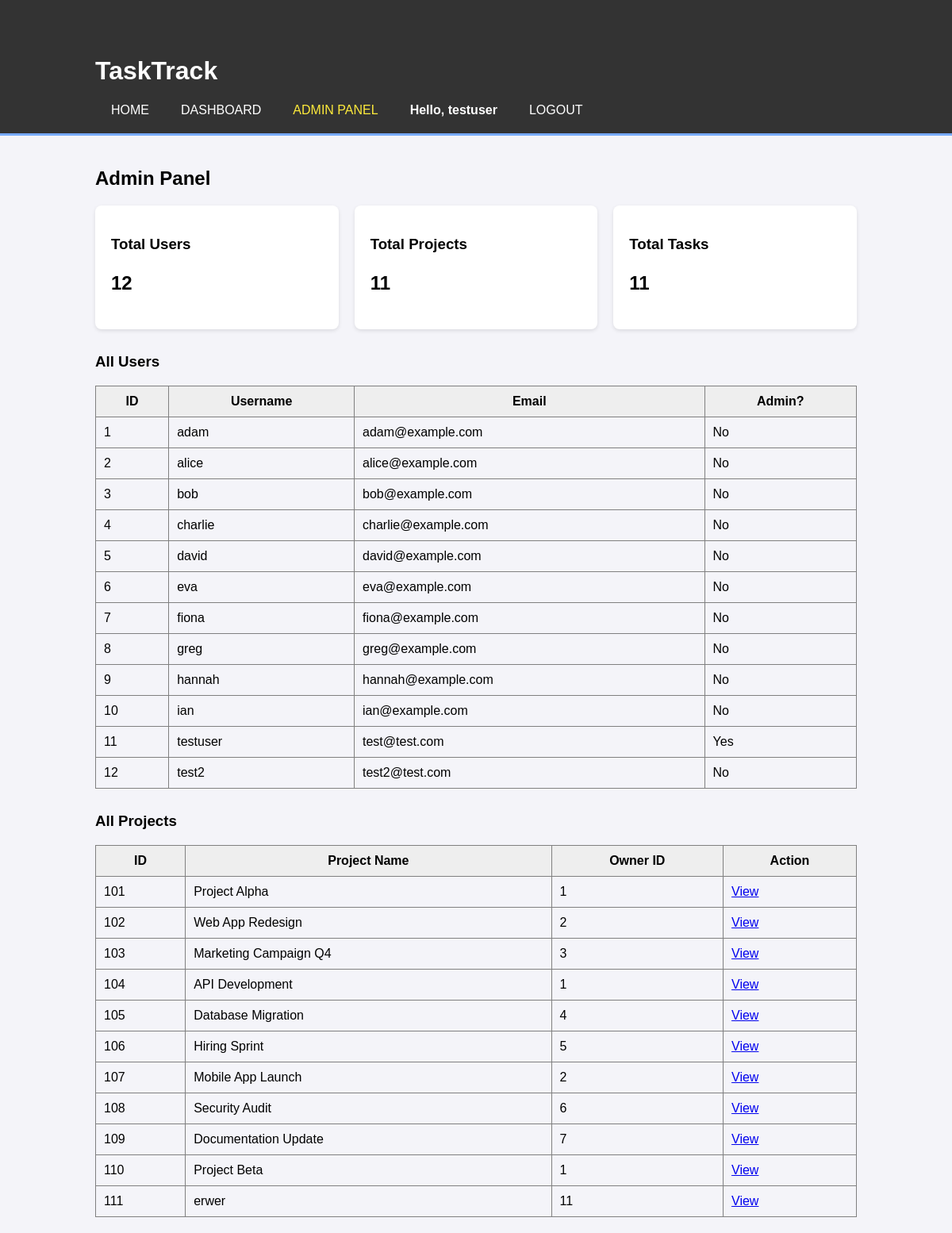
Screenshot of /admin (signed in) with the database file from the repository.
### tables this page shows
CREATE TABLE users (
    user_id INTEGER PRIMARY KEY,
    username TEXT NOT NULl UNIQUE,
    email TEXT NOT NULL UNIQUE,
    password_hash TEXT NOT NULL,
    date_created TEXT NOT NULL
, is_admin INTEGER DEFAULT 0);

CREATE TABLE projects (
    project_id INTEGER PRIMARY KEY,
    project_name TEXT NOT NULL,
    description TEXT,
    owner_id INTEGER NOT NULL,
    created_at TEXT NOT NULL,
    FOREIGN KEY (owner_id) REFERENCES users (user_id)
);

### app.py (the view)
@app.route('/admin')
def admin_dashboard():
    if 'user_id' not in session or session.get('is_admin') != 1:
        flash('Access denied. Admins only.')
        return redirect(url_for('dashboard'))
    connection = get_db_connection()
    users = connection.execute('SELECT * FROM users').fetchall()
    projects = connection.execute('SELECT * FROM projects').fetchall()
    tasks = connection.execute('SELECT * FROM tasks').fetchall()
    connection.close()
    return render_template('admin.html', users=users, projects=projects, tasks=tasks)

### app.py (called while the page is built)
def get_db_connection():
    connection = sqlite3.connect('fake_db.db')
    connection.row_factory = sqlite3.Row
    return connection

### templates/admin.html
{% extends 'base.html' %}
{% block content %}
    <h2>Admin Panel</h2>
    <div style="display: grid; grid-template-columns: 1fr 1fr 1fr; gap: 20px; margin-bottom: 30px;">
        <div style="background: white; padding: 20px; border-radius: 8px; box-shadow: 0 2px 5px rgba(0,0,0,0.1);">
            <h3>Total Users</h3>
            <p style="font-size: 24px; font-weight: bold;">{{ users|length }}</p>
        </div>
        <div style="background: white; padding: 20px; border-radius: 8px; box-shadow: 0 2px 5px rgba(0,0,0,0.1);">
            <h3>Total Projects</h3>
            <p style="font-size: 24px; font-weight: bold;">{{ projects|length }}</p>
        </div>
        <div style="background: white; padding: 20px; border-radius: 8px; box-shadow: 0 2px 5px rgba(0,0,0,0.1);">
            <h3>Total Tasks</h3>
            <p style="font-size: 24px; font-weight: bold;">{{ tasks|length }}</p>
        </div>
    </div>
    <h3>All Users</h3>
    <table border="1" cellpadding="10" cellspacing="0" style="width: 100%; border-collapse: collapse; margin-bottom: 30px;">
        <tr style="background: #eee;">
            <th>ID</th>
            <th>Username</th>
            <th>Email</th>
            <th>Admin?</th>
        </tr>
        {% for user in users %}
        <tr>
            <td>{{ user['user_id'] }}</td>
            <td>{{ user['username'] }}</td>
            <td>{{ user['email'] }}</td>
            <td>{% if user['is_admin'] %}Yes{% else %}No{% endif %}</td>
        </tr>
        {% endfor %}
    </table>
    <h3>All Projects</h3>
    <table border="1" cellpadding="10" cellspacing="0" style="width: 100%; border-collapse: collapse;">
        <tr style="background: #eee;">
            <th>ID</th>
            <th>Project Name</th>
            <th>Owner ID</th>
            <th>Action</th>
        </tr>
        {% for project in projects %}
        <tr>
            <td>{{ project['project_id'] }}</td>
            <td>{{ project['project_name'] }}</td>
            <td>{{ project['owner_id'] }}</td>
            <td><a href="{{ url_for('view_project', project_id=project['project_id']) }}">View</a></td>
        </tr>
        {% endfor %}
    </table>
{% endblock %}

### templates/base.html (shortened to what this page needs)
<!DOCTYPE html>
<html lang="en">
<head>
    <link rel="stylesheet" href="{{ url_for('static', filename='style.css') }}">
</head>
<body>
    <header>
        <div class="container">
            <h1>TaskTrack</h1>
            <nav>
                <ul>
                    <li><a href="{{ url_for('index') }}">Home</a></li>
                    {% if session['user_id'] %}
                        <li><a href="{{ url_for('dashboard') }}">Dashboard</a></li>
                        {% if session['is_admin'] == 1 %}
                            <li><a href="{{ url_for('admin_dashboard') }}" style="color: #ffeb3b;">Admin Panel</a></li>
                        {% endif %}
                        <li style="color: white; font-weight: bold;">Hello, {{ session['username'] }}</li>
                        <li><a href="{{ url_for('logout') }}">Logout</a></li>
                    {% else %}
                        <li><a href="{{ url_for('login') }}">Login</a></li>
                        <li><a href="{{ url_for('register') }}">Register</a></li>
                    {% endif %}
                </ul>
            </nav>
        </div>
    </header>
    <div class="container">
        {% block content %}{% endblock %}
    </div>
</body>
</html>

### static/style.css (style rules this page uses)
body { font-family: sans-serif; background-color: #f4f4f9; margin: 0; padding: 0; }
.container { width: 80%; margin: auto; overflow: hidden; padding: 20px; }
header { background: #333; color: #fff; padding-top: 30px; min-height: 70px; border-bottom: #77aaff 3px solid; }
header a { color: #fff; text-decoration: none; text-transform: uppercase; font-size: 16px; }
header ul { padding: 0; margin: 0; list-style: none; overflow: hidden; }
header li { float: left; display: inline; padding: 0 20px 0 20px; }

### rows the page displays
users: username "testuser", user_id "11", email "test@test.com", is_admin "Yes"
users: user_id "1", username "adam", email "adam@example.com", is_admin "No"
users: user_id "2", username "alice", email "alice@example.com", is_admin "No"
users: user_id "3", username "bob", email "bob@example.com", is_admin "No"
users: user_id "4", username "charlie", email "charlie@example.com", is_admin "No"
users: user_id "5", username "david", email "david@example.com", is_admin "No"
users: user_id "6", username "eva", email "eva@example.com", is_admin "No"
users: user_id "7", username "fiona", email "fiona@example.com", is_admin "No"
users: user_id "8", username "greg", email "greg@example.com", is_admin "No"
users: user_id "9", username "hannah", email "hannah@example.com", is_admin "No"
users: user_id "10", username "ian", email "ian@example.com", is_admin "No"
users: user_id "12", username "test2", email "test2@test.com", is_admin "No"
projects: project_id "101", project_name "Project Alpha", owner_id "1"
projects: project_id "102", project_name "Web App Redesign", owner_id "2"
projects: project_id "103", project_name "Marketing Campaign Q4", owner_id "3"
projects: project_id "104", project_name "API Development", owner_id "1"
projects: project_id "105", project_name "Database Migration", owner_id "4"
projects: project_id "106", project_name "Hiring Sprint", owner_id "5"
projects: project_id "107", project_name "Mobile App Launch", owner_id "2"
projects: project_id "108", project_name "Security Audit", owner_id "6"
projects: project_id "109", project_name "Documentation Update", owner_id "7"
projects: project_id "110", project_name "Project Beta", owner_id "1"
projects: project_id "111", project_name "erwer", owner_id "11"

### other values shown
{{ users|length }} "12"
{{ projects|length }} "11"
{{ tasks|length }} "11"
